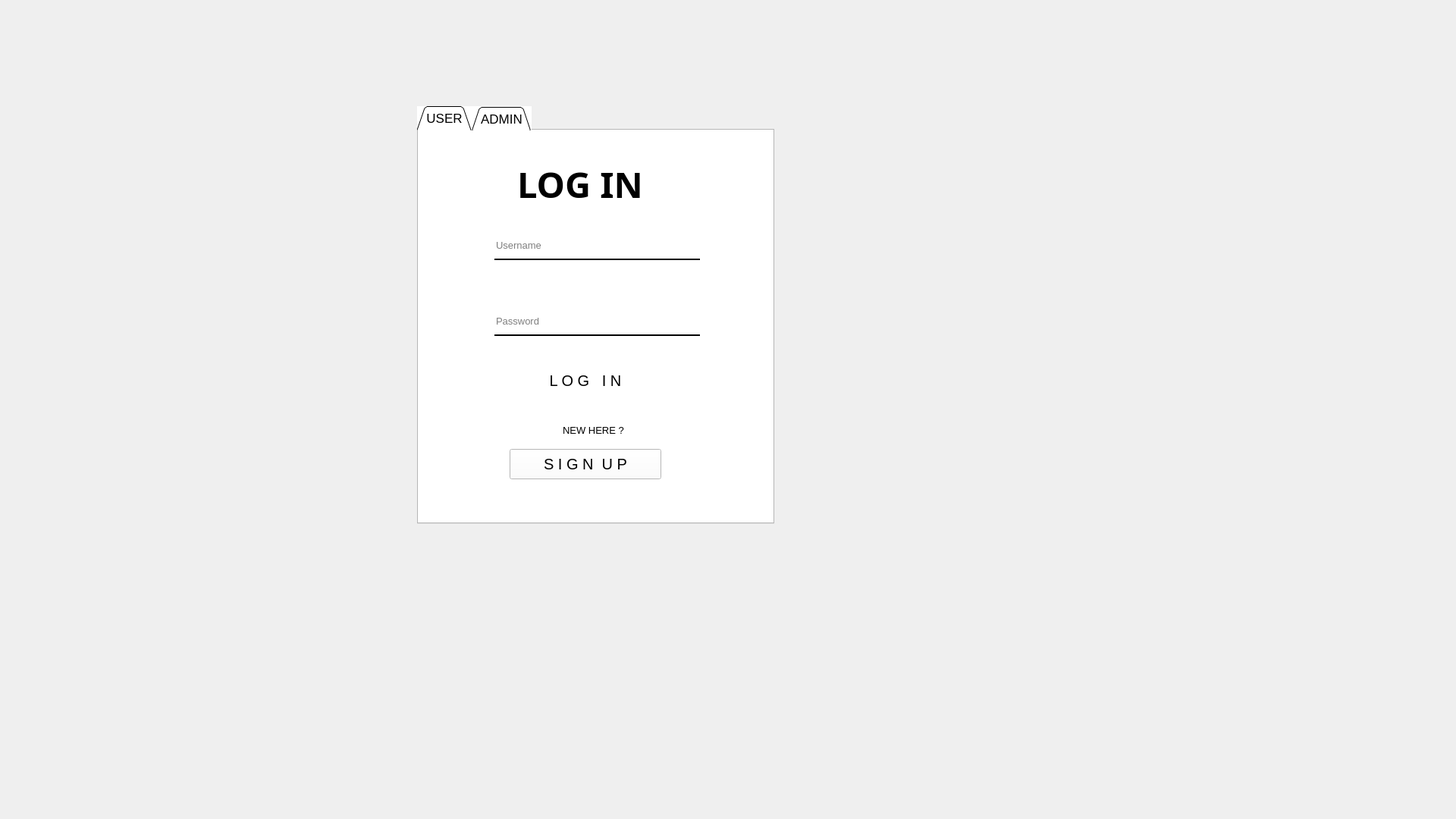
<?xml version="1.0" encoding="UTF-8"?>
<ui version="4.0">
 <class>Form</class>
 <widget class="QWidget" name="Form">
  <property name="geometry">
   <rect>
    <x>0</x>
    <y>0</y>
    <width>1920</width>
    <height>1080</height>
   </rect>
  </property>
  <property name="font">
   <font>
    <pointsize>10</pointsize>
   </font>
  </property>
  <property name="windowTitle">
   <string>Form</string>
  </property>
  <property name="styleSheet">
   <string notr="true">QPushButton#login_butt{
	background-color: qlineargradient(spread:pad, x1:0, y1:0., x2:1, y2:0, stop:0 rgba(20, 47,78, 219), stop:1 rgba(85, 98, 112, 226));
	color:rgba(255,255,255,210);
	border-radius:50px;
}
QPushButton#login_butt:hover{
	background-color: qlineargradient(spread:pad, x1:0, y1:0., x2:1, y2:0, stop:0 rgba(40, 67,98, 219), stop:1 rgba(105, 118, 132, 226));
}
QPushButton#login_butt:pressed{
	padding-left:5px;
	padding-top:5px;
	background-color:rgba(105,118,132,200);
}

QPushButton#login_butt_2{
	background-color: rgba(0,0,0,0);
	color:rgba(85,98,112,255);
}
QPushButton#login_butt:hover_2{
	color:rgba(155,168,182,220);
}
QPushButton#login_butt:pressed_2{
	padding-left:5px;
	padding-top:5px;
	background-color:rgba(115,128,142,255);
}

QPushButton#signin_butt{
	background-color: qlineargradient(spread:pad, x1:0, y1:0., x2:1, y2:0, stop:0 rgba(20, 47,78, 219), stop:1 rgba(85, 98, 112, 226));
	color:rgba(255,255,255,210);
	border-radius:50px;
}
QPushButton#sign_butt:hover{
	background-color: qlineargradient(spread:pad, x1:0, y1:0., x2:1, y2:0, stop:0 rgba(40, 67,98, 219), stop:1 rgba(105, 118, 132, 226));
}
QPushButton#sign_butt:pressed{
	padding-left:5px;
	padding-top:5px;
	background-color:rgba(105,118,132,200);
}

QPushButton#sign_butt_2{
	background-color: rgba(0,0,0,0);
	color:rgba(85,98,112,255);
}
QPushButton#signin_butt:hover_2{
	color:rgba(155,168,182,220);
}
QPushButton#signin_butt:pressed_2{
	padding-left:5px;
	padding-top:5px;
	background-color:rgba(115,128,142,255);
}</string>
  </property>
  <widget class="QLabel" name="label">
   <property name="geometry">
    <rect>
     <x>0</x>
     <y>0</y>
     <width>1920</width>
     <height>1080</height>
    </rect>
   </property>
   <property name="styleSheet">
    <string notr="true">background-image: url(:/prefix/bg_edited.png);</string>
   </property>
   <property name="text">
    <string/>
   </property>
   <property name="pixmap">
    <pixmap>:/prefix/bg_blurred.jpg</pixmap>
   </property>
  </widget>
  <widget class="QTabWidget" name="tabWidget">
   <property name="geometry">
    <rect>
     <x>550</x>
     <y>140</y>
     <width>471</width>
     <height>551</height>
    </rect>
   </property>
   <property name="font">
    <font>
     <pointsize>13</pointsize>
    </font>
   </property>
   <property name="styleSheet">
    <string notr="true">background-color: rgb(255, 255, 255);</string>
   </property>
   <property name="tabPosition">
    <enum>QTabWidget::North</enum>
   </property>
   <property name="tabShape">
    <enum>QTabWidget::Triangular</enum>
   </property>
   <property name="currentIndex">
    <number>0</number>
   </property>
   <widget class="QWidget" name="tab">
    <attribute name="title">
     <string>USER</string>
    </attribute>
    <widget class="QLineEdit" name="userfield">
     <property name="geometry">
      <rect>
       <x>100</x>
       <y>140</y>
       <width>271</width>
       <height>31</height>
      </rect>
     </property>
     <property name="font">
      <font>
       <pointsize>10</pointsize>
      </font>
     </property>
     <property name="styleSheet">
      <string notr="true">background-color:rgba(0,0,0,0);
border:none;
border-bottom:2px solid rgba(,118,132,255);
color: rgb(0, 0, 0);
padding-bottom:7px;</string>
     </property>
     <property name="text">
      <string/>
     </property>
     <property name="placeholderText">
      <string>Username</string>
     </property>
    </widget>
    <widget class="QLineEdit" name="passwordfield">
     <property name="geometry">
      <rect>
       <x>100</x>
       <y>240</y>
       <width>271</width>
       <height>31</height>
      </rect>
     </property>
     <property name="font">
      <font>
       <pointsize>10</pointsize>
      </font>
     </property>
     <property name="styleSheet">
      <string notr="true">background-color:rgba(0,0,0,0);
border:none;
border-bottom:2px solid rgba(,118,132,255);
color: rgb(0, 0, 0);
padding-bottom:7px;</string>
     </property>
     <property name="text">
      <string/>
     </property>
     <property name="placeholderText">
      <string>Password</string>
     </property>
    </widget>
    <widget class="QPushButton" name="login_butt">
     <property name="geometry">
      <rect>
       <x>120</x>
       <y>310</y>
       <width>200</width>
       <height>40</height>
      </rect>
     </property>
     <property name="font">
      <font>
       <pointsize>15</pointsize>
      </font>
     </property>
     <property name="styleSheet">
      <string notr="true">color: rgb(0, 0, 0);</string>
     </property>
     <property name="text">
      <string>L O G   I N</string>
     </property>
    </widget>
    <widget class="QLabel" name="label_4">
     <property name="geometry">
      <rect>
       <x>190</x>
       <y>380</y>
       <width>101</width>
       <height>31</height>
      </rect>
     </property>
     <property name="font">
      <font>
       <pointsize>10</pointsize>
      </font>
     </property>
     <property name="styleSheet">
      <string notr="true">color: rgb(0, 0, 0);</string>
     </property>
     <property name="text">
      <string>NEW HERE ?</string>
     </property>
    </widget>
    <widget class="QPushButton" name="signup_butt">
     <property name="geometry">
      <rect>
       <x>120</x>
       <y>420</y>
       <width>200</width>
       <height>40</height>
      </rect>
     </property>
     <property name="font">
      <font>
       <pointsize>15</pointsize>
      </font>
     </property>
     <property name="styleSheet">
      <string notr="true">color: rgb(0, 0, 0);</string>
     </property>
     <property name="text">
      <string>S I G N  U P</string>
     </property>
    </widget>
    <widget class="QLabel" name="error">
     <property name="geometry">
      <rect>
       <x>100</x>
       <y>280</y>
       <width>251</width>
       <height>20</height>
      </rect>
     </property>
     <property name="styleSheet">
      <string notr="true">color:red</string>
     </property>
     <property name="text">
      <string/>
     </property>
    </widget>
    <widget class="QLabel" name="label_14">
     <property name="geometry">
      <rect>
       <x>130</x>
       <y>40</y>
       <width>271</width>
       <height>61</height>
      </rect>
     </property>
     <property name="font">
      <font>
       <family>Arial Black</family>
       <pointsize>35</pointsize>
       <weight>75</weight>
       <bold>true</bold>
      </font>
     </property>
     <property name="styleSheet">
      <string notr="true">color: rgb(0, 0, 0);</string>
     </property>
     <property name="text">
      <string>LOG IN</string>
     </property>
    </widget>
    <zorder>signup_butt</zorder>
    <zorder>label_4</zorder>
    <zorder>login_butt</zorder>
    <zorder>error</zorder>
    <zorder>userfield</zorder>
    <zorder>passwordfield</zorder>
    <zorder>label_14</zorder>
   </widget>
   <widget class="QWidget" name="tab_2">
    <attribute name="title">
     <string>ADMIN</string>
    </attribute>
    <widget class="QLineEdit" name="userfield_2">
     <property name="geometry">
      <rect>
       <x>100</x>
       <y>170</y>
       <width>271</width>
       <height>31</height>
      </rect>
     </property>
     <property name="font">
      <font>
       <pointsize>10</pointsize>
      </font>
     </property>
     <property name="styleSheet">
      <string notr="true">background-color:rgba(0,0,0,0);
border:none;
border-bottom:2px solid rgba(,118,132,255);
color: rgb(0, 0, 0);
padding-bottom:7px;</string>
     </property>
     <property name="text">
      <string/>
     </property>
     <property name="placeholderText">
      <string>Username</string>
     </property>
    </widget>
    <widget class="QLineEdit" name="passwordfield_2">
     <property name="geometry">
      <rect>
       <x>100</x>
       <y>260</y>
       <width>271</width>
       <height>31</height>
      </rect>
     </property>
     <property name="font">
      <font>
       <pointsize>10</pointsize>
      </font>
     </property>
     <property name="styleSheet">
      <string notr="true">background-color:rgba(0,0,0,0);
border:none;
border-bottom:2px solid rgba(,118,132,255);
color: rgb(0, 0, 0);
padding-bottom:7px;</string>
     </property>
     <property name="text">
      <string/>
     </property>
     <property name="placeholderText">
      <string>Password</string>
     </property>
    </widget>
    <widget class="QPushButton" name="login_butt_2">
     <property name="geometry">
      <rect>
       <x>130</x>
       <y>370</y>
       <width>200</width>
       <height>40</height>
      </rect>
     </property>
     <property name="font">
      <font>
       <pointsize>15</pointsize>
      </font>
     </property>
     <property name="styleSheet">
      <string notr="true">color: rgb(0, 0, 0);</string>
     </property>
     <property name="text">
      <string>L O G   I N</string>
     </property>
    </widget>
    <widget class="QLabel" name="label_15">
     <property name="geometry">
      <rect>
       <x>130</x>
       <y>50</y>
       <width>271</width>
       <height>61</height>
      </rect>
     </property>
     <property name="font">
      <font>
       <family>Arial Black</family>
       <pointsize>35</pointsize>
       <weight>75</weight>
       <bold>true</bold>
      </font>
     </property>
     <property name="styleSheet">
      <string notr="true">color: rgb(0, 0, 0);</string>
     </property>
     <property name="text">
      <string>LOG IN</string>
     </property>
    </widget>
    <widget class="QLabel" name="error_2">
     <property name="geometry">
      <rect>
       <x>100</x>
       <y>310</y>
       <width>271</width>
       <height>16</height>
      </rect>
     </property>
     <property name="text">
      <string/>
     </property>
    </widget>
    <zorder>passwordfield_2</zorder>
    <zorder>userfield_2</zorder>
    <zorder>login_butt_2</zorder>
    <zorder>label_15</zorder>
    <zorder>error_2</zorder>
   </widget>
  </widget>
 </widget>
 <resources>
  <include location="images.qrc"/>
 </resources>
 <connections/>
</ui>
